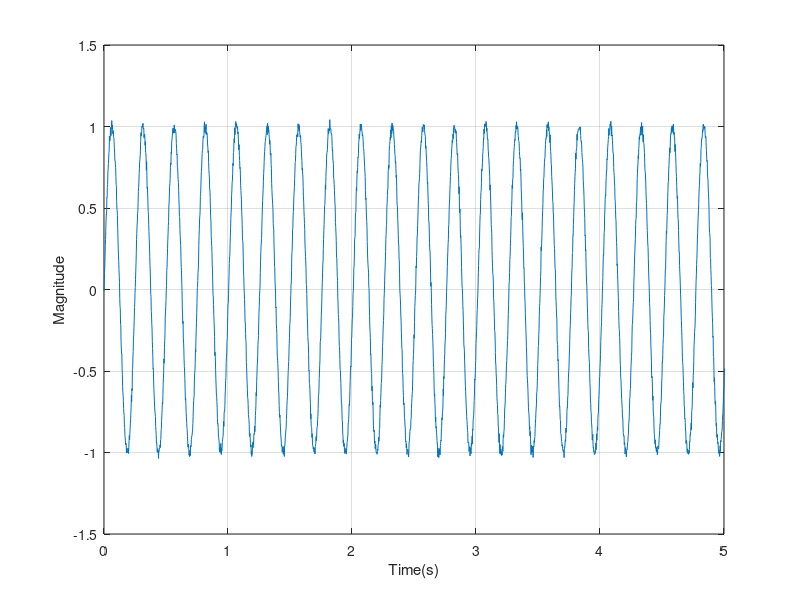
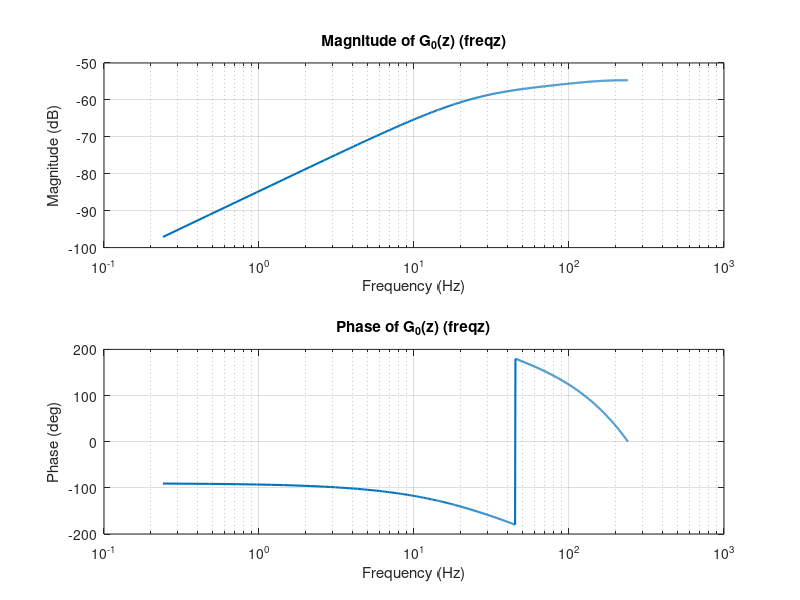
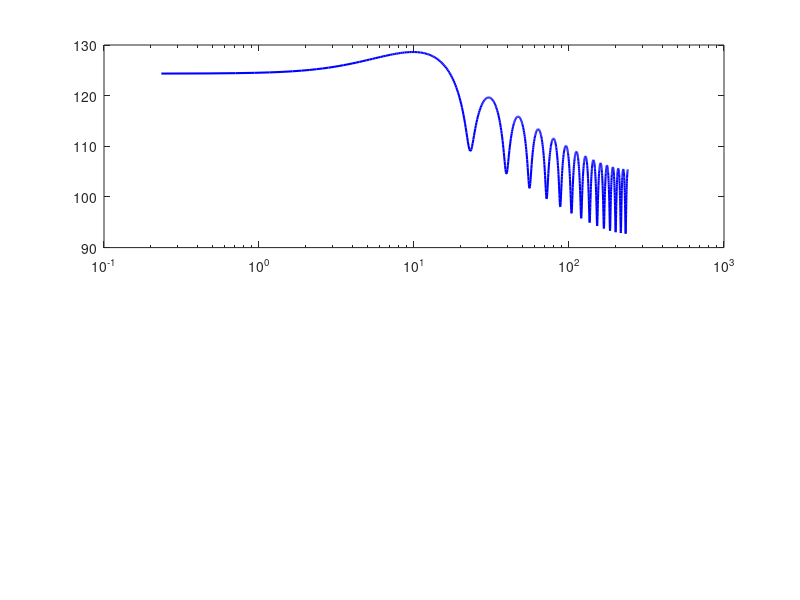

MATLAB code to generate these figures, in order: (Note: this script raises an error after producing the figures.)
%[text] # 未知周期干扰自适应抑制的鲁棒稳定性与性能（Jafari & Ioannou, 2015）
%%
%[text] ## 仿真系统设置
% Example 6.1 仿真：最优K(z,theta)设计，满足 ||G0(z)F(z)K(z,theta)||_inf=1
clear; clc; close all;

% 离散系统G0(z)
Ts = 1/480;
z = tf('z', Ts);
fs = 1/Ts;
G0 = (-0.00146*(z-0.1438)*(z-1)) / ((z - 0.7096)*(z^2 - 0.04369*z + 0.01392));

% F(z) = 1
F = tf(1,1,Ts);

% 扰动参数
omega0 = 0.0521; % rad/sample, 25rad/sec
Nsim = 480*50;   % 50秒
t = (0:Nsim-1)*Ts;
d = sin(omega0*t*fs) + 0.02*randn(1,Nsim);

figure;
plot(t, d); grid on;
xlabel('Time(s)'); ylabel('Magnitude');
xlim([0,5]);
% --------- G0(z) 幅频响应（Hz横轴，freqz实现） ---------
figure;
[H, f_bode] = freqz(G0.num{1}, G0.den{1}, 1000, fs); % H:复数响应, f_bode:Hz
subplot(2,1,1);
semilogx(f_bode, 20*log10(abs(H)), 'LineWidth', 1.5);
xlabel('Frequency (Hz)'); ylabel('Magnitude (dB)'); grid on;
title('Magnitude of G_0(z) (freqz)');
subplot(2,1,2);
semilogx(f_bode, angle(H)*180/pi, 'LineWidth', 1.5);
xlabel('Frequency (Hz)'); ylabel('Phase (deg)'); grid on;
title('Phase of G_0(z) (freqz)');
%%
%[text] ## Example 1 固定 FIR 滤波器设计
%[text] 设计 FIR 滤波器 $K(z,\theta)=\sum_{k=1}^N \theta_k z^{-k}$，使 $G_0(e^{j\omega_0})K(e^{j\omega_0},\theta)=1$，
%[text] 同时最小化 $\|G_0(z)K(z,\theta)\|_\infty$。

%% ====== 1.1 频率网格与插值约束 ======
N_fir = 30;                        % FIR 阶数
w_interp = 0.0521;                 % 扰动频率 (rad/sample)
z_interp = exp(1j * w_interp);

w_grid = linspace(0, pi, 2000);    % H∞ 约束频率网格
z_grid = exp(1j * w_grid);
G_grid = squeeze(freqresp(G0, w_grid)).';

% 构造 Phi 矩阵: Phi(k,:) = [z_k^{-1}, z_k^{-2}, ..., z_k^{-N}]
Phi_grid = zeros(length(w_grid), N_fir);
for k = 1:N_fir
    Phi_grid(:,k) = z_grid(:) .^ (-k);
end
Phi_interp = z_interp .^ (-(1:N_fir));
G_interp = squeeze(freqresp(G0, w_interp));

% 插值方程: G0(w0) * Phi_interp * theta = 1
Aeq = [real(G_interp * Phi_interp); imag(G_interp * Phi_interp)];
beq = [1; 0];  % 实数约束：实部=1, 虚部=0

%% ====== 1.2 最小二乘解（基准） ======
theta_ls = Aeq \ beq;  % 最小二乘解（欠定时取最小范数）
mag_ls = abs(G_grid(:) .* (Phi_grid * theta_ls));
gamma_ls = max(mag_ls);
fprintf('=== 固定 FIR 滤波器 (LS) ===\n');
fprintf('N=%d, H∞范数 γ=%.4f, 插值残差=%.2e\n', N_fir, gamma_ls, norm(Aeq*theta_ls - beq));

%% ====== 1.3 H∞ 优化 (YALMIP+MOSEK, 若可用) ======
if exist('yalmip','file') == 2
    yalmip('clear');
    theta_opt = sdpvar(N_fir, 1, 'full');
    gamma_opt = sdpvar(1, 1);

    Constraints = [Aeq * theta_opt == beq];
    for k = 1:length(w_grid)
        Fk = Phi_grid(k,:) * theta_opt;
        Constraints = [Constraints, ...
            norm([real(G_grid(k)*Fk), imag(G_grid(k)*Fk)], 2) <= gamma_opt];
    end

    options = sdpsettings('solver','mosek','verbose',0);
    sol = optimize(Constraints, gamma_opt, options);

    if sol.problem == 0
        theta_hinf = value(theta_opt);
        gamma_hinf = value(gamma_opt);
        fprintf('\n=== 固定 FIR 滤波器 (H∞优化) ===\n');
        fprintf('γ=%.4f, ||θ||=%.4f\n', gamma_hinf, norm(theta_hinf));
    else
        fprintf('H∞优化未收敛，使用 LS 解。\n');
        theta_hinf = theta_ls;
        gamma_hinf = gamma_ls;
    end
else
    fprintf('YALMIP 未安装，使用 LS 解。\n');
    theta_hinf = theta_ls;
    gamma_hinf = gamma_ls;
end

%% ====== 1.4 控制器频率响应 ======
b_K = [0, theta_hinf(:)'];  % FIR 系数 (含 z^0=0)
[Hk, fk] = freqz(b_K, 1, 1024, fs);

figure('Name','固定FIR控制器');
subplot(2,1,1);
semilogx(fk, 20*log10(abs(Hk)), 'b-', 'LineWidth',1.5); hold on;
xline(omega0*fs/(2*pi), 'r--', sprintf('%.1f Hz', omega0*fs/(2*pi)));
xlabel('Frequency (Hz)'); ylabel('Magnitude (dB)'); grid on;
title(sprintf('K(z) 幅频响应 (N=%d, γ=%.3f)', N_fir, gamma_hinf));

subplot(2,1,2);
[H_loop, f_loop] = freqz(conv(G0.num{1}, b_K), G0.den{1}, 1024, fs);
semilogx(f_loop, 20*log10(abs(H_loop)), 'r-', 'LineWidth',1.5); hold on;
yline(0, 'k--', '0 dB');
xline(omega0*fs/(2*pi), 'r--');
xlabel('Frequency (Hz)'); ylabel('Magnitude (dB)'); grid on;
title(sprintf('|G_0(z)K(z)| 频响 (γ_{inf}=%.3f)', gamma_hinf));

%% ====== 1.5 固定控制器闭环仿真 ======
b = G0.num{1};  a = G0.den{1};
u_fixed = zeros(1, Nsim);
y_fixed = zeros(1, Nsim);
x_fixed = zeros(1, Nsim);
antinoise = zeros(1, Nsim);

for k = N_fir+1:Nsim
    if t(k) >= 10  % 10秒后开启
        u_fixed(k) = -sum(theta_hinf'.*x_fixed(k-(1:N_fir)));
        if isnan(u_fixed(k)), u_fixed(k) = 0; end
    end
    antinoise(k) = (-a(2:end)*antinoise(k-1:-1:k-length(a)+1)' + ...
                     b*u_fixed(k-1:-1:k-length(b))')/a(1);
    y_fixed(k) = antinoise(k) + d(k);
    x_fixed(k) = y_fixed(k) - antinoise(k);
end

figure('Name','固定FIR控制器仿真');
subplot(2,1,1);
plot(t, u_fixed, 'r-', 'LineWidth',1); xline(10, 'k:', 'Controller ON');
xlabel('Time (s)'); ylabel('Control Input u'); title('固定FIR控制输入'); grid on;
subplot(2,1,2);
plot(t, d, 'k:', 'LineWidth',1); hold on;
plot(t, y_fixed, 'b-', 'LineWidth',1); xline(10, 'k--');
xlabel('Time (s)'); ylabel('Output y'); title('闭环输出'); grid on;

rms_fixed = rms(y_fixed(15*fs:end));
rms_d = rms(d(15*fs:end));
fprintf('固定控制器: 扰动RMS=%.4f, 输出RMS=%.4f, 抑制=%.1f dB\n', ...
    rms_d, rms_fixed, 20*log10(rms_d/rms_fixed));

%%
%[text] ### （1）阶次对控制效果的影响分析
%[text] 考察 FIR 阶数 $N$ 对 $H_\infty$ 范数和噪声抑制性能的影响。
N_list = [5, 10, 15, 20, 30, 50];
gamma_N = zeros(size(N_list));
supp_N = zeros(size(N_list));

for ni = 1:length(N_list)
    Nn = N_list(ni);
    Phi_n = zeros(length(w_grid), Nn);
    for k = 1:Nn, Phi_n(:,k) = z_grid(:) .^ (-k); end
    Phi_i = z_interp .^ (-(1:Nn));
    Gi = squeeze(freqresp(G0, w_interp));
    Ae = [real(Gi * Phi_i); imag(Gi * Phi_i)];
    Be = [1; 0];
    th_n = Ae \ Be;
    gamma_N(ni) = max(abs(G_grid(:) .* (Phi_n * th_n)));

    % 快速仿真
    y_t = zeros(1, Nsim);
    anti_t = zeros(1, Nsim);
    u_hist = zeros(1, Nsim);  % 存储历史控制输入
    for k = Nn+1:Nsim
        if t(k) >= 10
            u_t = -sum(th_n'.*(-anti_t(k-(1:Nn)) + d(k-(1:Nn))));
        else
            u_t = 0;
        end
        u_hist(k) = u_t;
        anti_t(k) = (-a(2:end)*anti_t(k-1:-1:k-length(a)+1)' + ...
                      b*u_hist(k-1:-1:k-length(b))')/a(1);
        y_t(k) = anti_t(k) + d(k);
    end
    supp_N(ni) = 20*log10(rms(y_t(15*fs:end))/rms_d);
end

figure('Name','阶次影响分析');
yyaxis left;
plot(N_list, gamma_N, 'b-o', 'LineWidth',1.5); ylabel('H_\infty 范数 \gamma');
yyaxis right;
plot(N_list, supp_N, 'r-s', 'LineWidth',1.5); ylabel('抑制 (dB)');
xlabel('FIR 阶数 N'); grid on;
title('FIR 阶数对 H_\infty 范数和抑制效果的影响');
legend('\gamma = ||G_0K||_\infty', '噪声抑制', 'Location','best');

%%
%[text] ### （2）控制器的频率范围鲁棒性分析
%[text] 当扰动频率偏离设计频率 $\omega_0$ 时，检查控制器性能的退化情况。
freq_offset = (-0.3:0.01:0.3) * omega0;  % 频率偏移
supp_robust = zeros(size(freq_offset));

for fi = 1:length(freq_offset)
    w_test = omega0 + freq_offset(fi);
    if w_test <= 0 || w_test >= pi, supp_robust(fi) = NaN; continue; end
    z_test = exp(1j*w_test);
    G_test = squeeze(freqresp(G0, w_test));
    K_test = sum(theta_hinf(:)' .* (z_test .^ (-(1:N_fir))'));
    loop_test = abs(G_test * K_test);
    % 理想抑制取决于 |1 + loop| 的大小
    if loop_test > 0.1
        supp_robust(fi) = -20*log10(abs(1 + loop_test) / loop_test);
    else
        supp_robust(fi) = NaN;
    end
end

figure('Name','频率鲁棒性');
plot((omega0 + freq_offset)*fs/(2*pi), supp_robust, 'b-', 'LineWidth',1.5);
xline(omega0*fs/(2*pi), 'r--', 'Design freq.');
xlabel('Frequency (Hz)'); ylabel('理论抑制 (dB)'); grid on;
title(sprintf('控制器抗频率偏移鲁棒性 (N=%d)', N_fir));

%%
%[text] ## Example 2 自适应滤波器设计
%[text] 基于离散时间递推最小二乘 (RLS) 的自适应 FIR 控制器：
%[text] $K(z,\theta(k)) = \sum_{i=1}^N \theta_i(k) z^{-i}$，
%[text] 回归向量 $\phi(k) = G_0(z)F(z)\alpha(z)[z(k)]$，
%[text] 自适应律采用正规化 RLS + 参数投影。

%% ====== 2.1 自适应参数设置 ======
N_adapt = 30;                     % 自适应FIR阶数
theta_adapt = zeros(N_adapt, 1);  % 参数初值
% 注：G0 在 ω₀ 处增益 ≈ 2.3×10⁻⁴，控制器需 |K(e^{jω₀})| ≈ 4300，
%     对应 ||θ|| ≈ 1600+，故 θ_max 和 P(0) 需匹配此量级
gamma0 = 1.0;                     % 归一化增益
theta_max = 1e7;                  % 参数投影界（匹配固定控制器 ||θ||≈7e5）
P = eye(N_adapt) * 1e6;           % 协方差矩阵 P(0)，匹配参数尺度

%% ====== 2.2 滤波器离散化与状态初始化 ======
Fd = F;  % F 已是离散模型，无需 c2d
[numFd, denFd] = tfdata(Fd, 'v');
Gd = G0;  % G0 已是离散模型，无需 c2d
[numGd, denGd] = tfdata(Gd, 'v');

nF = max(length(numFd), length(denFd)) - 1;
nG = max(length(numGd), length(denGd)) - 1;
G_zf = zeros(nG, 1);    G0_zf = zeros(nG, 1);
F_ctrl_zf = zeros(nF, 1);
% 回归量中每个延迟分量的独立 F 和 G0 滤波器状态
phi_F_zf = zeros(N_adapt, nF);
phi_G0_zf = zeros(N_adapt, nG);

%% ====== 2.3 信号存储 ======
y_adapt = zeros(1, Nsim);  u_adapt = zeros(1, Nsim);
plant_out = zeros(1, Nsim);  z_hist = zeros(1, Nsim);
theta_hist = zeros(N_adapt, Nsim);  P_tr_hist = zeros(1, Nsim);
phi_norm_hist = zeros(1, Nsim);  theta_norm_hist = zeros(1, Nsim);
pred_err_hist = zeros(1, Nsim);  epsilon_hist = zeros(1, Nsim);

fprintf('\n===== 离散时间自适应 FIR 控制器 =====\n');
fprintf('N=%d, P(0)=%.0e I, θ_{max}=%.0e, γ_0=%.0f\n', N_adapt, P(1,1), theta_max, gamma0);
fprintf('回归量: φ_i(k) = G_0(z)F(z)[z(k-i)]\n');

%% ====== 2.4 仿真循环 ======
% 因果顺序: y(k)=G0[u(k-1)]+d(k) → z(k)=y(k)-G0[u(k-1)] → φ_i=G0·F[z(k-i)]
%           → RLS更新θ → u(k)=-F[θ^T z(k-i)]  (控制律用原始 z 延迟，非 φ)

phi_reg = zeros(N_adapt, 1);
z_delays = zeros(N_adapt, 1);  % 原始 z 延迟向量，供控制律使用

for k = 2:Nsim
    % 1. 系统输出: y(k) = G0[u(k-1)] + d(k)
    [y_G_k, G_zf] = filter(numGd, denGd, u_adapt(k-1), G_zf);
    plant_out(k) = y_G_k;
    y_adapt(k) = y_G_k + d(k);

    % 2. 观测信号: z(k) = y(k) - G0[u(k-1)]
    [G0_u_k, G0_zf] = filter(numGd, denGd, u_adapt(k-1), G0_zf);
    z_k = y_adapt(k) - G0_u_k;
    z_hist(k) = z_k;

    % 3. 回归向量: φ_i(k) = G0(z)F(z)[z(k-i)]，同时收集原始 z 延迟
    for i = 1:N_adapt
        z_delay = 0;
        if k > i, z_delay = z_hist(k - i); end
        z_delays(i) = z_delay;  % 保存原始延迟，供控制律 θ^T z(k-i) 使用
        [f_out, phi_F_zf(i,:)] = filter(numFd, denFd, z_delay, phi_F_zf(i,:)');
        [phi_reg(i), phi_G0_zf(i,:)] = filter(numGd, denGd, f_out, phi_G0_zf(i,:)');
    end

    phi_norm_hist(k) = norm(phi_reg);

    % 4. 离散时间正规化 RLS + 参数投影
    m_s_sq = 1 + gamma0 * (phi_reg' * phi_reg);
    pred_err = z_k - theta_adapt' * phi_reg;
    epsilon = pred_err / m_s_sq;
    pred_err_hist(k) = pred_err;
    epsilon_hist(k) = epsilon;

    P_phi = P * phi_reg;
    denom = m_s_sq + phi_reg' * P_phi;
    if denom > 1e-12
        K_gain = P_phi / denom;
        P = P - (K_gain * P_phi');
        theta_new = theta_adapt + K_gain * epsilon;  % 增益向量×归一化误差
        th_norm = norm(theta_new);
        theta_adapt = theta_new * min(1, theta_max / th_norm);  % 投影
    end

    theta_hist(:, k) = theta_adapt;
    P_tr_hist(k) = trace(P);
    theta_norm_hist(k) = norm(theta_adapt);

    % 5. 控制律: u(k) = -F(z)[θ^T(k) z(k-i)]
    %    注意：这里用原始 z 延迟，而非经 G0·F 滤波后的 φ
    Kz_k = theta_adapt' * z_delays;
    [u_adapt(k), F_ctrl_zf] = filter(numFd, denFd, -Kz_k, F_ctrl_zf);

    if mod(k, round(Nsim/8)) == 0
        fprintf('  t=%.1fs: ||θ||=%.3f, tr(P)=%.2e, z=%.4f\n', ...
            t(k), th_norm, trace(P), z_k);
    end
end

%% ====== 2.5 性能分析 ======
final_idx = round(0.5*Nsim):Nsim;
rms_adapt = sqrt(mean(y_adapt(final_idx).^2));
rms_yG = sqrt(mean(plant_out(final_idx).^2));
supp_adapt = 20*log10(rms_adapt/rms_d);
rms_u_adapt = sqrt(mean(u_adapt(final_idx).^2));

fprintf('\n=== 自适应控制性能 ===\n');
fprintf('扰动RMS: %.4f\n', rms_d);
fprintf('总输出RMS: %.4f (抑制 %.1f dB)\n', rms_adapt, supp_adapt);
fprintf('控制RMS: %.1f\n', rms_u_adapt);
fprintf('最终 ||θ||=%.4f, tr(P)=%.4e\n', norm(theta_adapt), trace(P));

% ---- 图5: 时域对比 ----
figure('Name','自适应控制器仿真');
subplot(3,1,1);
plot(t, d, 'Color',[0.7 0.7 0.7]); hold on;
plot(t, plant_out, 'r--', 'LineWidth',1); plot(t, y_adapt, 'b-', 'LineWidth',1);
legend('d(t)', 'G输出', '总输出 y(t)'); title('输出信号对比'); grid on;

subplot(3,1,2);
plot(t, u_adapt, 'g-', 'LineWidth',1); title('控制信号 u(t)'); grid on;

subplot(3,1,3);
plot(t, z_hist, 'k-', 'LineWidth',1); title('观测信号 z(t)'); grid on;

% ---- 图6: 参数演化与收敛 ----
figure('Name','参数演化与收敛');
subplot(2,2,1);
plot(t, theta_hist(1:5:end, :)'); title('θ(t) (每5个)'); grid on;
subplot(2,2,2);
semilogy(t, max(P_tr_hist, 1e-10), 'LineWidth',1); title('trace(P)'); grid on;
subplot(2,2,3);
plot(t, theta_norm_hist, 'LineWidth',1); title('||θ(t)||'); grid on;
subplot(2,2,4);
plot(t, phi_norm_hist, 'LineWidth',1); title('||φ(t)||'); grid on;

% ---- 图7: PSD 频谱对比 ----
figure('Name','PSD频谱');
Nfft = 2048;
[Pyy, f_p] = pwelch(y_adapt(end-Nfft+1:end).*hann(Nfft)', hann(512), 256, 512, fs);
[Pdd, ~]  = pwelch(d(end-Nfft+1:end).*hann(Nfft)', hann(512), 256, 512, fs);
semilogy(f_p(f_p<=50), Pdd(f_p<=50), 'Color',[0.7 0.7 0.7]); hold on;
semilogy(f_p(f_p<=50), Pyy(f_p<=50), 'b-', 'LineWidth',1.2);
xline(omega0*fs/(2*pi), 'r--', sprintf('%.1f Hz', omega0*fs/(2*pi)));
xlabel('Hz'); title('稳态PSD频谱'); grid on;
legend('扰动', '输出'); xlim([0 20]);

% ---- 自适应 vs 固定 ----
fprintf('\n===== 固定 vs 自适应 对比 =====\n');
fprintf('固定FIR: 抑制=%.1f dB\n', 20*log10(rms_d/rms_fixed));
fprintf('自适应:  抑制=%.1f dB\n', supp_adapt);
fprintf('调试完成。\n');
